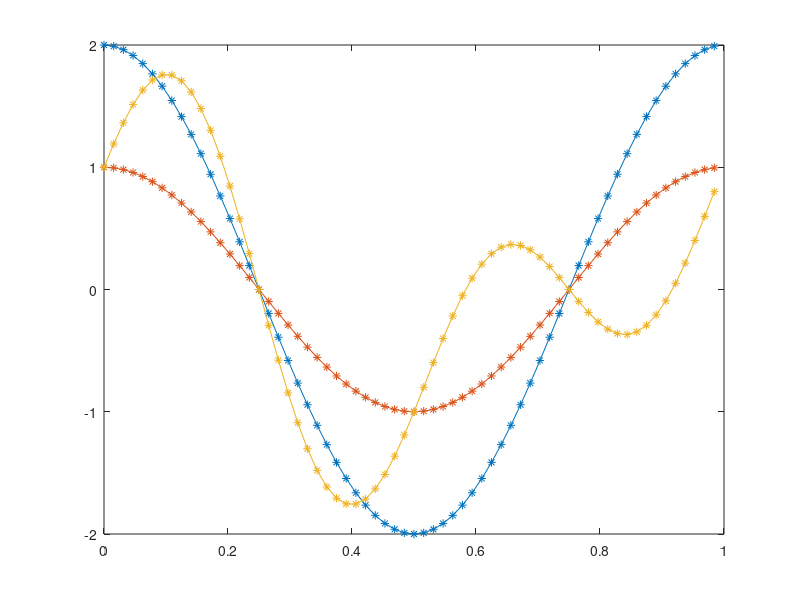

This chart was generated by the following MATLAB code: (Note: this script raises an error after producing the figure.)
% Generate Figures 13, 14, 15, and 16 for the paper
%    S. Weiss, S.J. Schlecht, and M. Moonen: "Best Least Squares Paraunitary 
%    Approximation of Matrices of Analytic Functions," submitted to IEEE 
%    Trans. Signal Process., submitted Mar. 2025
%
% simulation for one specific matrix
 
clear all; close all;

M = 3; N = 10; FS = 12;

%------------------------------------------------------------------------------
%  matrix A
%------------------------------------------------------------------------------
% singular values
Nfft = 64;
s = [0  1 0  1 0;
     0 .5 0 .5 0; 
     -1i*.5 .5 0 .5 1i*.5];
st = zeros(3,Nfft); st(:,1:3) = s(:,3:5); st(:,Nfft-1:Nfft) = s(:,1:2);     
sf = fft(st,Nfft,2);
figure(1); plot((0:Nfft-1)/Nfft,real(sf)','*-'); 

U = PUPolyMatRand(3,10,0,'complex');
V = PUPolyMatRand(3,10,1,'complex');
S = zeros(3,3,5);
for m = 1:3, S(m,m,:) = s(m,:); end;
A2 = PolyMatConv(U,PolyMatConv(S,ParaHerm(V)));

B = zeros(M,M,1); B(:,:,1) = eye(M);
A = zeros(M,M,size(A2,3)+N+1);
A(:,:,N+2:end) = A2;
if exist('Qhat1024.mat','file'),
   load Qhat1024.mat
else    
   Qhat = PUProcrustes(A,B,2^12,0,15);
   save Qhat1024.mat Qhat             % Procrustes 
end;

%-----------------------------------------------------------------------------
%  Figure 13: singular values
%-----------------------------------------------------------------------------
figure(13); clf; 
Nfft2 = 1024; Nfft3 = 16; 
ss = zeros(3,Nfft2); 
ss(:,1:3) = s(:,3:5); ss(:,Nfft2-1:Nfft2) = s(:,1:2); 
Sf = real(fft(ss,Nfft2,2));
Sf = [Sf Sf(:,1)];
% plot curves
plot((0:Nfft2)/Nfft2,Sf(1,:),'b-');
hold on;
plot((0:Nfft2)/Nfft2,Sf(2,:),'r--');
h = plot((0:Nfft2)/Nfft2,Sf(3,:),'-.');
set(h(1),'color',[0 0.5 0]);
plot((0:Nfft2/Nfft3:Nfft2)/Nfft2,Sf(1,1:Nfft2/Nfft3:end),'b*');
plot((0:Nfft2/Nfft3:Nfft2)/Nfft2,Sf(2,1:Nfft2/Nfft3:end),'r*');
h = plot((0:Nfft2/Nfft3:Nfft2)/Nfft2,Sf(3,1:Nfft2/Nfft3:end),'*');
set(h(1),'color',[0 0.5 0]);
axis([0 1 -2 2]); grid on;
plot([0 1 2 3 4]/4,[1 0 -1 0 1],'ko','MarkerFaceColor','k');
plot([0.08333449 .5-0.08333449],[1 -1]*1.732036,'ko','linewidth',2','MarkerFaceColor','w');
set(gca,'TickLabelInterpreter','latex',...
    'XTick',(0:1/8:1),'XTickLabel',{'$0$','$\pi/4$','$\pi/2$','$3\pi/4$','$\pi$','$5\pi/4$',...
      '$3\pi/2$','$7\pi/4$','$2\pi$'},...
    'YTick',(-2:1:2),'YTickLabel',...
     {'$-2$','$-1$','$0$','$1$','$2$'});
xlabel('normalised anguar frequency $\Omega$','interpreter','latex','fontsize',FS);
ylabel('$\sigma_{m}(\mathrm{e}^{\mathrm{j}\Omega})$',...
	'interpreter','latex','fontsize',FS);
legend({'$m=1$','$m=2$','$m=3$'},...
       'interpreter','latex','fontsize',FS-2,'location','SouthWest');	
set(gcf,'OuterPosition',[230 250 570 280]);
set(gca,'LooseInset',get(gca,'TightInset'));
print -depsc TSP_PPP_Fig13.eps

Qhat = Qhat(:,:,513:end);
%-----------------------------------------------------------------------------
%  Figure 14: matrix A(z)
%-----------------------------------------------------------------------------
figure(14); clf;
for m = 1:3,
   for n = 1:3,
      subplot(3,3,3*(m-1)+n); 
      stem((0:24),squeeze(real(A2(m,n,:))),'b'); hold on;
      plot((0:24),squeeze(real(Qhat(m,n,12:36))),'r*'); 
      axis([0 24 -.4 .4]); grid on;
      if n == 1,
        ylabel(sprintf('$\\ell=%d$',m),'interpreter','latex'); 
      end;   
      if m==1,
         title(sprintf('$m=%d $',n),'interpreter','latex');
      end;
      if m==3,
         xlabel('index $n$','interpreter','latex');
      end;
      set(gca,'TickLabelInterpreter','latex',...
      'XTick',(0:8:24),'XTickLabel',{'$0$','$8$','$16$','$24$'},...
      'YTick',(-.4:.2:.4),'YTickLabel',...
     {'$-.4$','$-.2$','$0$','$.2$','$4$'});
   end;
end;
set(gcf,'OuterPosition',[230 250 570 400]);
set(gca,'LooseInset',get(gca,'TightInset'));
print -depsc TSP_PPP_Fig14.eps

%-----------------------------------------------------------------------------
%  Figure 16: \Pi(z) \Sigma(z)
%-----------------------------------------------------------------------------
P = PolyMatConv(ParaHerm(U),PolyMatConv(Qhat,V));
Ls = size(S,3);
Pi = zeros(1024,3);
% need to account for non-causal allpass
for i = 1:3,
   dummy = zeros(1024,1); 
   dummy(1:size(P,3)) = squeeze(P(i,i,:));
   Pi(:,i) = circshift(dummy,-33);  
%   Pi(1024-Shift:end,i) = squeeze(P(i,i,1:Shift)); 
end;
Pif = fft(Pi,1024,1);
Pif = [Pif; Pif(1,:)];
SigmaPif = real(Pif.*Sf.');

% metric --- diagonalisation
SSS = PolyMatConv(S,P);
diagon = PolyMatNorm(SSS,'OffDiag')/PolyMatNorm(SSS,'OnDiag');
% metric --- positivity
positivity = norm(SigmaPif-abs(Sf.'),'fro').^2/norm(abs(Sf),'fro').^2;
% metrix --- paraunitarity
QQ = PolyMatConv(Qhat,ParaHerm(Qhat));
Lq = size(QQ,3);
QQ(:,:,(Lq+1)/2) = QQ(:,:,(Lq+1)/2) - eye(3);
paraunitarity = PolyMatNorm(QQ);

figure(16); clf;
% plot for legend
plot([-1 -2],[0 0],'b-'); hold on; 
plot([-1 -2],[0 0],'r--');  
h = plot([-1 -2],[0 0],'-.');  set(h(1),'color',[0 0.5 0]);
% plot curves
for i = 1:3,
   h = plot((0:Nfft2)/Nfft2,abs(Sf(i,:)),'-','linewidth',3); 
   set(h(1),'color',[1 1 1]*0.7); 
end;   
plot((0:Nfft2)/Nfft2,SigmaPif(:,1),'b-');
hold on;
plot((0:Nfft2)/Nfft2,SigmaPif(:,2),'r--');
h = plot((0:Nfft2)/Nfft2,SigmaPif(:,3),'-.');
set(h(1),'color',[0 0.5 0]);
axis([0 1 0 2]); grid on;
set(gca,'TickLabelInterpreter','latex',...
    'XTick',(0:1/8:1),'XTickLabel',{'$0$','$\pi/4$','$\pi/2$','$3\pi/4$','$\pi$','$5\pi/4$',...
      '$3\pi/2$','$7\pi/4$','$2\pi$'},...
    'YTick',(0:1:2),'YTickLabel',...
     {'$0$','$1$','$2$'});
xlabel('normalised anguar frequency $\Omega$','interpreter','latex','fontsize',FS);
ylabel('$|\sigma_{m}(\mathrm{e}^{\mathrm{j}\Omega})|$, $\Re\{s_{m,m}(\mathrm{e}^{\mathrm{j}\Omega})\}$',...
	'interpreter','latex','fontsize',FS);
legend({'$m=1$','$m=2$','$m=3$'},...
       'interpreter','latex','fontsize',FS-2,'location','NorthEast');	
Box1 = [.245 .255 0 0.05];
plot(Box1([1 1 2 2 1]),Box1([3 4 4 3 3]),'k-','linewidth',1);
axes('position',[.29 .64 0.07 .25]);
for i = 1:3,
   h = plot((0:Nfft2)/Nfft2,abs(Sf(i,:)),'-','linewidth',2); 
   set(h(1),'color',[1 1 1]*0.75); hold on;
end;  
plot((0:Nfft2)/Nfft2,SigmaPif(:,1),'b-');
hold on;
plot((0:Nfft2)/Nfft2,SigmaPif(:,2),'r--');
h = plot((0:Nfft2)/Nfft2,SigmaPif(:,3),'-.');
set(h(1),'color',[0 0.5 0]); 
axis([0.245 0.255 0 0.05]); grid on;
set(gca,'TickLabelInterpreter','latex',...
    'XTick',[0.245 0.255],'XTickLabel',{'$\frac{49\pi}{100}$','$\frac{51\pi}{100}$'},...
    'YTick',[0 0.05],'YTickLabel',...
     {'$0.00$','$0.05$'});
set(gcf,'OuterPosition',[230 250 570 280]);
set(gca,'LooseInset',get(gca,'TightInset'));
print -depsc TSP_PPP_Fig16.eps

%-----------------------------------------------------------------------------
%  Figure 15: polynomial Procrustes solution
%-----------------------------------------------------------------------------
figure(15); clf;
for m = 1:3,
   for n = 1:3,
      subplot(3,3,3*(m-1)+n); 
      stem((0:24),squeeze(imag(A2(m,n,:))),'b'); hold on;
      plot((0:24),squeeze(imag(Qhat(m,n,12:36))),'r*'); hold on;
      axis([0 24 -.4 .4]); grid on;
      if n == 1,
%         ylabel(sprintf('$\\hat{q}_{\\ast,%d,m}[n]$',m),'interpreter','latex'); 
         ylabel(sprintf('$\\ell=%d$',m),'interpreter','latex'); 
      end;   
      if m==1,
         title(sprintf('$m=%d $',n),'interpreter','latex');
      end;
      if m==3,
         xlabel('index $n$','interpreter','latex');
      end;
      set(gca,'TickLabelInterpreter','latex',...
      'XTick',(0:8:24),'XTickLabel',{'$0$','$8$','$16$','$24$'},...
      'YTick',(-.4:.2:.4),'YTickLabel',...
     {'$-.4$','$-.2$','$0$','$.2$','$4$'});
   end;
end;
set(gcf,'OuterPosition',[230 250 570 400]);
set(gca,'LooseInset',get(gca,'TightInset'));
print -depsc TSP_PPP_Fig15.eps  
      
%-----------------------------------------------------------------------------
%  some numerical evaluations
%-----------------------------------------------------------------------------
Res = ProcrustesMetrics(A,S,U,V,Qhat);   
disp(sprintf('error in paraunitarity:     %2.12g',Res(1)));
disp(sprintf('error in diagonalisation:   %2.12g',Res(2)));
disp(sprintf('error in positivity:        %2.12g',Res(3)));
disp(sprintf('least squares error A-Q:    %2.12g',Res(4)));
[~,dummy,~,~] = PolyMatAlign(A,PolyMatConv(U,ParaHerm(V)));
disp(sprintf('least squares error A-UV^P: %2.12g',dummy));

